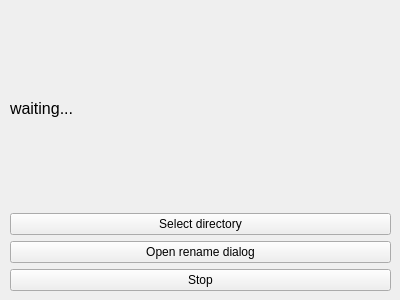
<?xml version="1.0" encoding="UTF-8"?>
<ui version="4.0">
 <class>Waitwin</class>
 <widget class="QWidget" name="Waitwin">
  <property name="geometry">
   <rect>
    <x>0</x>
    <y>0</y>
    <width>400</width>
    <height>300</height>
   </rect>
  </property>
  <property name="windowTitle">
   <string>Form</string>
  </property>
  <widget class="QWidget" name="gridLayoutWidget">
   <property name="geometry">
    <rect>
     <x>0</x>
     <y>0</y>
     <width>401</width>
     <height>301</height>
    </rect>
   </property>
   <layout class="QGridLayout" name="gridLayout">
    <property name="leftMargin">
     <number>10</number>
    </property>
    <property name="topMargin">
     <number>10</number>
    </property>
    <property name="rightMargin">
     <number>10</number>
    </property>
    <property name="bottomMargin">
     <number>10</number>
    </property>
    <item row="0" column="0">
     <widget class="QLabel" name="label">
      <property name="font">
       <font>
        <pointsize>12</pointsize>
       </font>
      </property>
      <property name="text">
       <string>waiting...</string>
      </property>
     </widget>
    </item>
    <item row="3" column="0">
     <widget class="QPushButton" name="pushButtonStop">
      <property name="text">
       <string>Stop</string>
      </property>
     </widget>
    </item>
    <item row="2" column="0">
     <widget class="QPushButton" name="pushButtonRename">
      <property name="text">
       <string>Open rename dialog</string>
      </property>
     </widget>
    </item>
    <item row="1" column="0">
     <widget class="QPushButton" name="selectDirButton">
      <property name="text">
       <string>Select directory</string>
      </property>
     </widget>
    </item>
   </layout>
  </widget>
 </widget>
 <resources/>
 <connections/>
</ui>
